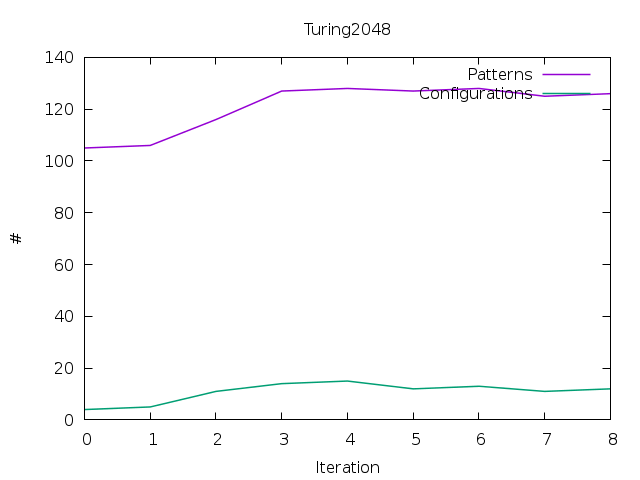

Here is the gnuplot script that generated this plot:
set terminal pngcairo
set output "turing2048.png"
set title "Turing2048"
set autoscale xy
#set logscale xy 2
set xlabel "Iteration"
set ylabel "#"
show xlabel
show ylabel
plot 'turing2048.csv' using 0:1 with lines lw 1.5 title "Patterns", \
         'turing2048.csv' using 0:2 with lines lw 1.5 title "Configurations"
set output
